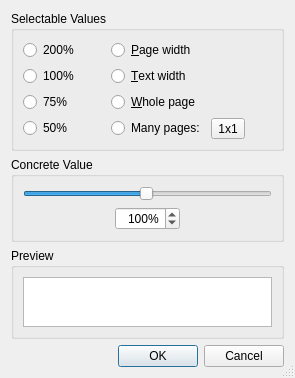
<?xml version="1.0" encoding="UTF-8"?>
<ui version="4.0">
 <class>SelectZoomDialog</class>
 <widget class="QDialog" name="SelectZoomDialog">
  <property name="geometry">
   <rect>
    <x>0</x>
    <y>0</y>
    <width>295</width>
    <height>363</height>
   </rect>
  </property>
  <property name="windowTitle">
   <string>Select Zoom Value</string>
  </property>
  <property name="locale">
   <locale language="English" country="UnitedStates"/>
  </property>
  <property name="sizeGripEnabled">
   <bool>true</bool>
  </property>
  <layout class="QVBoxLayout" name="verticalLayout_3">
   <item>
    <layout class="QVBoxLayout" name="m_vertical_layout">
     <item>
      <widget class="QGroupBox" name="m_groupbox_select">
       <property name="title">
        <string>Selectable Values</string>
       </property>
       <layout class="QGridLayout" name="gridLayout">
        <item row="0" column="0">
         <widget class="QRadioButton" name="m_radiobutton_200">
          <property name="text">
           <string>200%</string>
          </property>
         </widget>
        </item>
        <item row="0" column="2" colspan="2">
         <widget class="QRadioButton" name="m_radiobutton_page_width">
          <property name="text">
           <string>&amp;Page width</string>
          </property>
         </widget>
        </item>
        <item row="1" column="0">
         <widget class="QRadioButton" name="m_radiobutton_100">
          <property name="text">
           <string>100%</string>
          </property>
         </widget>
        </item>
        <item row="1" column="2" colspan="2">
         <widget class="QRadioButton" name="m_radiobutton_text_width">
          <property name="text">
           <string>&amp;Text width</string>
          </property>
         </widget>
        </item>
        <item row="2" column="0">
         <widget class="QRadioButton" name="m_radiobutton_75">
          <property name="text">
           <string>75%</string>
          </property>
         </widget>
        </item>
        <item row="2" column="2" colspan="2">
         <widget class="QRadioButton" name="m_radiobutton_whole_page">
          <property name="text">
           <string>&amp;Whole page</string>
          </property>
         </widget>
        </item>
        <item row="3" column="0">
         <widget class="QRadioButton" name="m_radiobutton_50">
          <property name="text">
           <string>50%</string>
          </property>
         </widget>
        </item>
        <item row="3" column="2">
         <widget class="QRadioButton" name="m_radiobutton_many_pages">
          <property name="text">
           <string>Many pages:</string>
          </property>
         </widget>
        </item>
        <item row="3" column="3">
         <widget class="QToolButton" name="m_toolbutton_select_pages">
          <property name="text">
           <string>1x1</string>
          </property>
          <property name="popupMode">
           <enum>QToolButton::InstantPopup</enum>
          </property>
         </widget>
        </item>
        <item row="3" column="4">
         <spacer name="horizontalSpacer">
          <property name="orientation">
           <enum>Qt::Horizontal</enum>
          </property>
          <property name="sizeHint" stdset="0">
           <size>
            <width>40</width>
            <height>20</height>
           </size>
          </property>
         </spacer>
        </item>
        <item row="3" column="1">
         <spacer name="horizontalSpacer_2">
          <property name="orientation">
           <enum>Qt::Horizontal</enum>
          </property>
          <property name="sizeType">
           <enum>QSizePolicy::Preferred</enum>
          </property>
          <property name="sizeHint" stdset="0">
           <size>
            <width>40</width>
            <height>1</height>
           </size>
          </property>
         </spacer>
        </item>
       </layout>
      </widget>
     </item>
     <item>
      <widget class="QGroupBox" name="m_groupbox_value">
       <property name="title">
        <string>Concrete Value</string>
       </property>
       <layout class="QGridLayout" name="gridLayout_2">
        <item row="0" column="0" colspan="3">
         <widget class="QSlider" name="m_percent_slider">
          <property name="minimum">
           <number>1</number>
          </property>
          <property name="maximum">
           <number>200</number>
          </property>
          <property name="sliderPosition">
           <number>100</number>
          </property>
          <property name="orientation">
           <enum>Qt::Horizontal</enum>
          </property>
         </widget>
        </item>
        <item row="1" column="1">
         <widget class="QSpinBox" name="m_percent_spinbox">
          <property name="sizePolicy">
           <sizepolicy hsizetype="Fixed" vsizetype="Fixed">
            <horstretch>0</horstretch>
            <verstretch>0</verstretch>
           </sizepolicy>
          </property>
          <property name="frame">
           <bool>true</bool>
          </property>
          <property name="alignment">
           <set>Qt::AlignRight|Qt::AlignTrailing|Qt::AlignVCenter</set>
          </property>
          <property name="buttonSymbols">
           <enum>QAbstractSpinBox::UpDownArrows</enum>
          </property>
          <property name="suffix">
           <string>%</string>
          </property>
          <property name="minimum">
           <number>1</number>
          </property>
          <property name="maximum">
           <number>1000</number>
          </property>
          <property name="value">
           <number>100</number>
          </property>
         </widget>
        </item>
        <item row="1" column="0">
         <spacer name="horizontalSpacer_3">
          <property name="orientation">
           <enum>Qt::Horizontal</enum>
          </property>
          <property name="sizeHint" stdset="0">
           <size>
            <width>40</width>
            <height>20</height>
           </size>
          </property>
         </spacer>
        </item>
        <item row="1" column="2">
         <spacer name="horizontalSpacer_4">
          <property name="orientation">
           <enum>Qt::Horizontal</enum>
          </property>
          <property name="sizeHint" stdset="0">
           <size>
            <width>40</width>
            <height>20</height>
           </size>
          </property>
         </spacer>
        </item>
       </layout>
      </widget>
     </item>
     <item>
      <widget class="QGroupBox" name="m_groupbox_preview">
       <property name="title">
        <string>Preview</string>
       </property>
       <layout class="QVBoxLayout" name="verticalLayout">
        <item>
         <widget class="QGraphicsView" name="m_preview">
          <property name="sizePolicy">
           <sizepolicy hsizetype="Fixed" vsizetype="Fixed">
            <horstretch>0</horstretch>
            <verstretch>0</verstretch>
           </sizepolicy>
          </property>
          <property name="minimumSize">
           <size>
            <width>50</width>
            <height>50</height>
           </size>
          </property>
         </widget>
        </item>
       </layout>
      </widget>
     </item>
     <item>
      <widget class="QDialogButtonBox" name="m_buttonbox_dialog">
       <property name="orientation">
        <enum>Qt::Horizontal</enum>
       </property>
       <property name="standardButtons">
        <set>QDialogButtonBox::Cancel|QDialogButtonBox::Ok</set>
       </property>
      </widget>
     </item>
    </layout>
   </item>
  </layout>
 </widget>
 <tabstops>
  <tabstop>m_radiobutton_200</tabstop>
  <tabstop>m_radiobutton_100</tabstop>
  <tabstop>m_radiobutton_75</tabstop>
  <tabstop>m_radiobutton_50</tabstop>
  <tabstop>m_radiobutton_page_width</tabstop>
  <tabstop>m_radiobutton_text_width</tabstop>
  <tabstop>m_radiobutton_whole_page</tabstop>
  <tabstop>m_radiobutton_many_pages</tabstop>
  <tabstop>m_toolbutton_select_pages</tabstop>
  <tabstop>m_percent_slider</tabstop>
  <tabstop>m_percent_spinbox</tabstop>
  <tabstop>m_preview</tabstop>
  <tabstop>m_buttonbox_dialog</tabstop>
 </tabstops>
 <resources/>
 <connections>
  <connection>
   <sender>m_buttonbox_dialog</sender>
   <signal>accepted()</signal>
   <receiver>SelectZoomDialog</receiver>
   <slot>accept()</slot>
   <hints>
    <hint type="sourcelabel">
     <x>228</x>
     <y>517</y>
    </hint>
    <hint type="destinationlabel">
     <x>157</x>
     <y>274</y>
    </hint>
   </hints>
  </connection>
  <connection>
   <sender>m_buttonbox_dialog</sender>
   <signal>rejected()</signal>
   <receiver>SelectZoomDialog</receiver>
   <slot>reject()</slot>
   <hints>
    <hint type="sourcelabel">
     <x>296</x>
     <y>523</y>
    </hint>
    <hint type="destinationlabel">
     <x>286</x>
     <y>274</y>
    </hint>
   </hints>
  </connection>
  <connection>
   <sender>m_percent_spinbox</sender>
   <signal>valueChanged(int)</signal>
   <receiver>m_percent_slider</receiver>
   <slot>setValue(int)</slot>
   <hints>
    <hint type="sourcelabel">
     <x>270</x>
     <y>277</y>
    </hint>
    <hint type="destinationlabel">
     <x>256</x>
     <y>236</y>
    </hint>
   </hints>
  </connection>
  <connection>
   <sender>m_percent_slider</sender>
   <signal>valueChanged(int)</signal>
   <receiver>m_percent_spinbox</receiver>
   <slot>setValue(int)</slot>
   <hints>
    <hint type="sourcelabel">
     <x>370</x>
     <y>237</y>
    </hint>
    <hint type="destinationlabel">
     <x>373</x>
     <y>283</y>
    </hint>
   </hints>
  </connection>
 </connections>
</ui>
